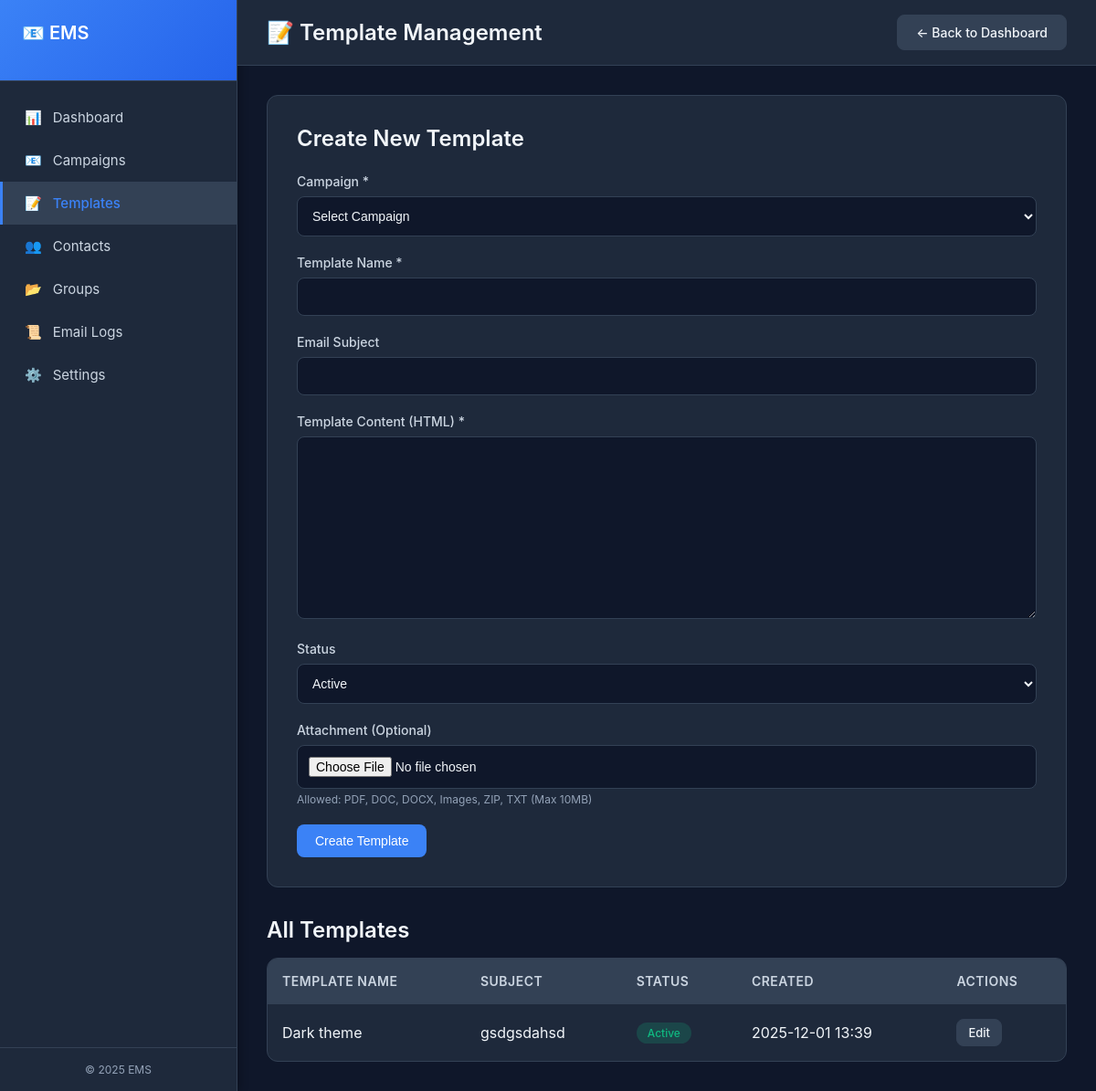
The app's page /templates.php (signed in) with its own data.
### tables this page shows
CREATE TABLE `Templates` (
  `template_id` int NOT NULL,
  `campaign_id` int NOT NULL,
  `template_name` varchar(150) NOT NULL,
  `template_subject` varchar(255) DEFAULT NULL,
  `template_content` mediumtext,
  `template_status` enum('Active','Inactive') DEFAULT 'Active',
  `created_at` datetime DEFAULT CURRENT_TIMESTAMP
);

### config/Database.php (called while the page is built, shortened)
<?php
class dataBase {
    public function __construct( $db_config = [] ) {
        $this->servername = $db_config[ 'host' ] ?? 'localhost';
        $this->username   = $db_config[ 'user' ] ?? 'root';
        $this->password   = $db_config[ 'password' ] ?? 'root';
        $this->db_name         = $db_config[ 'database' ] ?? 'email_marketing_system';
        $this->db = new mysqli( $this->servername, $this->username, $this->password, $this->db_name );
    }
}
?>

### classes/template.php (called while the page is built, shortened)
<?php
class Template extends BaseModel {
    protected $table = "templates";
    public function getTemplatesByMember($member_id) {
        $sql = "SELECT t.* FROM {$this->table} t
                JOIN Campaigns c ON t.campaign_id = c.campaign_id
                WHERE c.member_id = " . (int)$member_id;
        $result = $this->db->query($sql);
        $templates = [];
        if ($result && $result->num_rows > 0) {
            while ($row = $result->fetch_assoc()) {
                $templates[] = $row;
            }
        }
        return $templates;
    }
}
?>

### templates.php (the view, shortened to what this page needs)
<?php
require_once 'classes/template.php';
require_once 'config/Database.php';
$member_id = $_SESSION['member_id'];
$db = new dataBase(['host' => 'localhost', 'user' => 'root', 'password' => 'root', 'database' => 'email_marketing_system']);
$templateModel = new Template();
$templateModel->db = $db->db;
$templates = $templateModel->getTemplatesByMember($member_id);
$edit_template = null;
$edit_id = (int)($_GET['edit'] ?? 0);
?>
<!DOCTYPE html>
<html lang="en">
<head>
</head>
<body>
    <div class="sidebar">
        <div class="sidebar-header">
            <h2>📧 EMS</h2>
        </div>
        <nav class="sidebar-nav">
            <a href="member_dashboard.php" class="nav-item">
                <span>📊</span>
                <span>Dashboard</span>
            </a>
            <a href="campaign.php" class="nav-item">
                <span>📧</span>
                <span>Campaigns</span>
            </a>
            <a href="templates.php" class="nav-item active">
                <span>📝</span>
                <span>Templates</span>
            </a>
            <a href="member_dashboard.php#contacts" class="nav-item">
                <span>👥</span>
                <span>Contacts</span>
            </a>
            <a href="member_dashboard.php#groups" class="nav-item">
                <span>📂</span>
                <span>Groups</span>
            </a>
            <a href="member_dashboard.php#email_logs" class="nav-item">
                <span>📜</span>
                <span>Email Logs</span>
            </a>
            <a href="member_dashboard.php#settings" class="nav-item">
                <span>⚙️</span>
                <span>Settings</span>
            </a>
        </nav>
        <div class="sidebar-footer">
            &copy; 2025 EMS
        </div>
    </div>
    <div class="main-content">
        <div class="topbar">
            <h1>📝 Template Management</h1>
            <a href="member_dashboard.php" class="btn btn-secondary">← Back to Dashboard</a>
        </div>
        <div class="content-area">
            <div class="form-container">
                <h2><?= $edit_template ? 'Edit Template' : 'Create New Template' ?></h2>
                <form action="process/<?= $edit_template ? 'edit' : 'add' ?>-template.php<?= $edit_template ? '?id=' . $edit_id : '' ?>" method="POST" enctype="multipart/form-data">
                    <?php if (!$edit_template): ?>
                        <div class="form-group">
                            <label>Campaign *</label>
                            <select name="campaign_id" required>
                                <option value="">Select Campaign</option>
                            </select>
                        </div>
                    <?php else: ?>
                        <input type="hidden" name="campaign_id" value="<?= $edit_template['campaign_id'] ?>">
                    <?php endif; ?>
                    <div class="form-group">
                        <label>Template Name *</label>
                        <input type="text" name="template_name" value="<?= htmlspecialchars($edit_template['template_name'] ?? '') ?>" required>
                    </div>
                    <div class="form-group">
                        <label>Email Subject</label>
                        <input type="text" name="template_subject" value="<?= htmlspecialchars($edit_template['template_subject'] ?? '') ?>">
                    </div>
                    <div class="form-group">
                        <label>Template Content (HTML) *</label>
                        <textarea name="template_content" required><?= htmlspecialchars($edit_template['template_content'] ?? '') ?></textarea>
                    </div>
                    <div class="form-group">
                        <label>Status</label>
                        <select name="template_status">
                            <option value="Active" <?= ($edit_template['template_status'] ?? 'Active') == 'Active' ? 'selected' : '' ?>>Active</option>
                        </select>
                    </div>
                    <div class="form-group">
                        <label>Attachment (Optional)</label>
                        <input type="file" name="attachment" accept=".pdf,.doc,.docx,.jpg,.jpeg,.png,.gif,.zip,.txt">
                        <small style="color: var(--text-muted); font-size: 0.75rem; margin-top: 0.25rem; display: block;">
                            Allowed: PDF, DOC, DOCX, Images, ZIP, TXT (Max 10MB)
                        </small>
                    </div>
                    <div style="display: flex; gap: 0.75rem;">
                        <button type="submit" class="btn btn-primary"><?= $edit_template ? 'Update Template' : 'Create Template' ?></button>
                    </div>
                </form>
            </div>
            <h2>All Templates</h2>
            <div class="table-container">
                <table>
                    <thead>
                        <tr>
                            <th>Template Name</th>
                            <th>Subject</th>
                            <th>Status</th>
                            <th>Created</th>
                            <th>Actions</th>
                        </tr>
                    </thead>
                    <tbody>
                        <?php if (empty($templates)): ?>
                            <tr>
                                <td colspan="5" style="text-align: center; padding: 2rem; color: var(--text-muted);">
                                    No templates found. Create your first template!
                                </td>
                            </tr>
                        <?php else: ?>
                            <?php foreach ($templates as $template): ?>
                                <tr>
                                    <td><?= htmlspecialchars($template['template_name'] ?? 'Template #' . $template['template_id']) ?></td>
                                    <td><?= htmlspecialchars($template['template_subject'] ?? 'N/A') ?></td>
                                    <td>
                                        <span class="badge badge-<?= strtolower($template['template_status'] ?? 'Active') == 'active' ? 'success' : 'muted' ?>">
                                            <?= $template['template_status'] ?? 'Active' ?>
                                        </span>
                                    </td>
                                    <td><?= $template['created_at'] ? date('Y-m-d H:i', strtotime($template['created_at'])) : 'N/A' ?></td>
                                    <td>
                                        <a href="?edit=<?= $template['template_id'] ?>" class="btn btn-secondary btn-sm">Edit</a>
                                    </td>
                                </tr>
                            <?php endforeach; ?>
                        <?php endif; ?>
                    </tbody>
                </table>
            </div>
        </div>
    </div>
</body>
</html>

### templates.php (style rules this page uses)
:root { --bg-primary: #0f172a; --bg-secondary: #1e293b; --bg-tertiary: #334155; --bg-hover: #475569; --text-primary: #f1f5f9; --text-secondary: #cbd5e1; --text-muted: #94a3b8; --accent: #3b82f6; --accent-hover: #2563eb; --success: #10b981; --warning: #f59e0b; --danger: #ef4444; --border: #334155; --shadow: rgba(0, 0, 0, 0.3); }
* { box-sizing: border-box; margin: 0; padding: 0; }
body { font-family: 'Inter', 'Segoe UI', Roboto, sans-serif; background: var(--bg-primary); color: var(--text-primary); display: flex; height: 100vh; overflow: hidden; }
.sidebar { width: 260px; background: var(--bg-secondary); border-right: 1px solid var(--border); display: flex; flex-direction: column; box-shadow: 2px 0 10px var(--shadow); }
.sidebar-header { padding: 1.5rem; border-bottom: 1px solid var(--border); background: linear-gradient(135deg, var(--accent), var(--accent-hover)); }
.sidebar-header h2 { color: white; font-size: 1.25rem; font-weight: 600; }
.sidebar-nav { flex: 1; overflow-y: auto; padding: 1rem 0; }
.nav-item { display: block; padding: 0.875rem 1.5rem; color: var(--text-secondary); text-decoration: none; transition: all 0.2s; border-left: 3px solid transparent; display: flex; align-items: center; gap: 0.75rem; }
.nav-item.active { background: var(--bg-tertiary); color: var(--accent); border-left-color: var(--accent); font-weight: 500; }
.nav-item span { font-size: 0.9375rem; }
.sidebar-footer { padding: 1rem; text-align: center; font-size: 0.75rem; color: var(--text-muted); border-top: 1px solid var(--border); }
.main-content { flex: 1; display: flex; flex-direction: column; overflow: hidden; }
.topbar { background: var(--bg-secondary); border-bottom: 1px solid var(--border); padding: 1rem 2rem; display: flex; justify-content: space-between; align-items: center; }
.topbar h1 { font-size: 1.5rem; font-weight: 600; }
.content-area { flex: 1; overflow-y: auto; padding: 2rem; }
.btn { padding: 0.625rem 1.25rem; border-radius: 8px; border: none; font-size: 0.875rem; font-weight: 500; cursor: pointer; transition: all 0.2s; display: inline-flex; align-items: center; gap: 0.5rem; text-decoration: none; }
.btn-primary { background: var(--accent); color: white; }
.btn-secondary { background: var(--bg-tertiary); color: var(--text-primary); border: 1px solid var(--border); }
.btn-sm { padding: 0.375rem 0.75rem; font-size: 0.8125rem; }
.form-container { background: var(--bg-secondary); border: 1px solid var(--border); border-radius: 12px; padding: 2rem; margin-bottom: 2rem; }
.form-container h2 { font-size: 1.5rem; font-weight: 600; margin-bottom: 1.5rem; }
.form-group { margin-bottom: 1.25rem; }
.form-group label { display: block; margin-bottom: 0.5rem; font-size: 0.875rem; font-weight: 500; color: var(--text-secondary); }
.form-group input, .form-group select, .form-group textarea { width: 100%; padding: 0.75rem; background: var(--bg-primary); border: 1px solid var(--border); border-radius: 8px; color: var(--text-primary); font-size: 0.875rem; transition: all 0.2s; }
.form-group textarea { min-height: 200px; resize: vertical; font-family: 'Courier New', monospace; }
.table-container { background: var(--bg-secondary); border: 1px solid var(--border); border-radius: 12px; overflow: hidden; }
table { width: 100%; border-collapse: collapse; }
thead { background: var(--bg-tertiary); }
th { padding: 1rem; text-align: left; font-size: 0.875rem; font-weight: 600; color: var(--text-secondary); text-transform: uppercase; letter-spacing: 0.5px; }
td { padding: 1rem; border-top: 1px solid var(--border); color: var(--text-primary); }
tbody tr { transition: background 0.2s; }
.badge { display: inline-block; padding: 0.25rem 0.75rem; border-radius: 12px; font-size: 0.75rem; font-weight: 500; }
.badge-success { background: rgba(16, 185, 129, 0.2); color: var(--success); }
h2 { font-size: 1.5rem; font-weight: 600; margin-bottom: 1rem; color: var(--text-primary); }

### records on screen
templates: template_name "Dark theme", template_subject "gsdgsdahsd", template_status "Active", created_at "2025-12-01 13:39"
